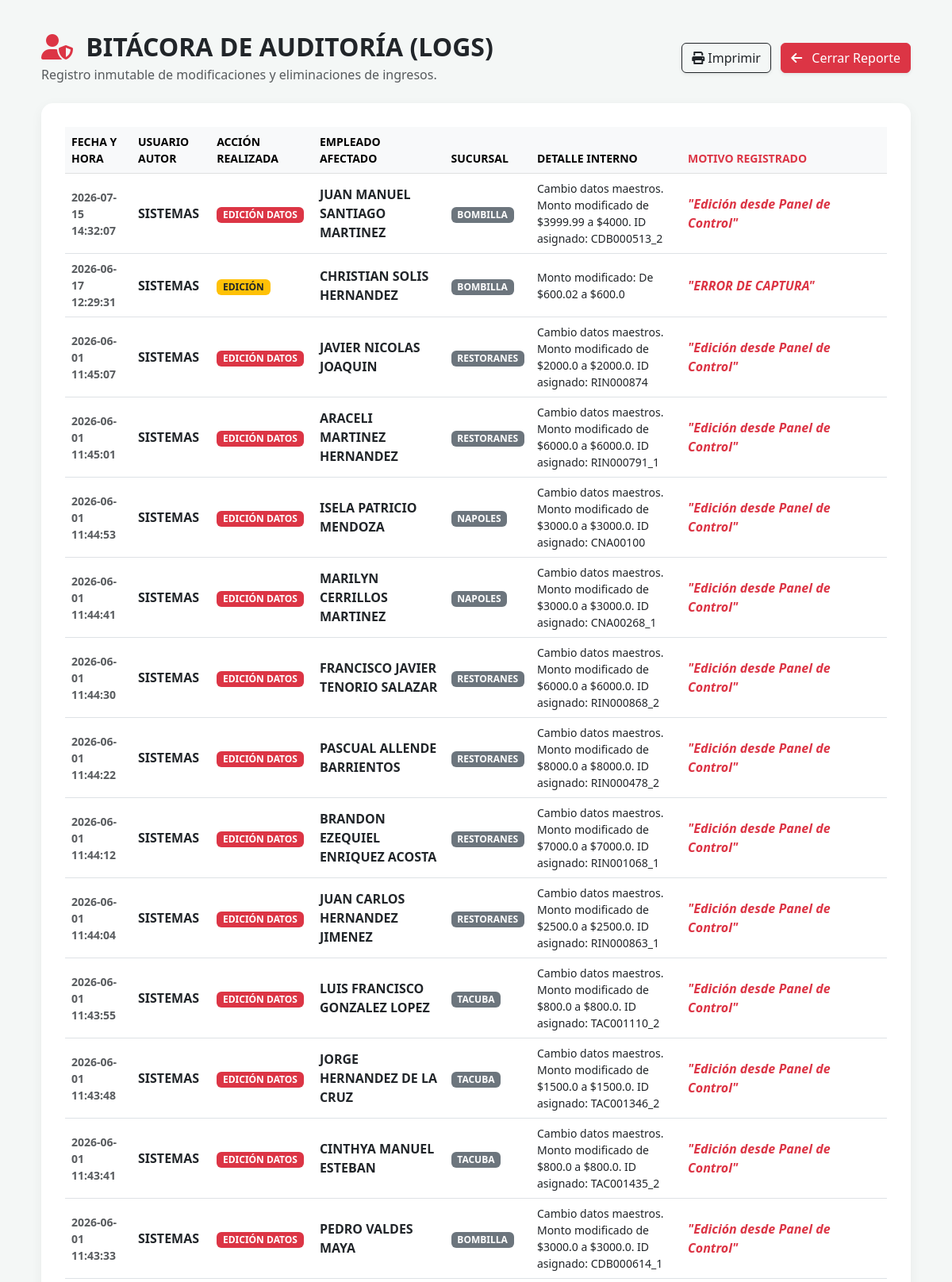
Screenshot of /reporte/auditoria (signed in, upper part) with the database file from the repository.
### tables this page shows
CREATE TABLE auditoria (
        id INTEGER PRIMARY KEY AUTOINCREMENT, fecha_hora TEXT, usuario TEXT, accion TEXT,
        empleado_nombre TEXT, detalle TEXT, motivo TEXT, sucursal TEXT);

### app.py (the view)
@app.route('/reporte/auditoria', methods=['POST', 'GET'])
def r_auditoria():
    if not es_admin():
        return redirect('/')
    conn = sqlite3.connect(DB_NAME, timeout=10.0)
    conn.row_factory = sqlite3.Row
    registros = conn.execute('SELECT * FROM auditoria ORDER BY id DESC').fetchall()
    conn.close()
    return render_template('reporte_auditoria.html', registros=registros)

### app.py (called while the page is built, shortened)
def es_admin():
    return session.get('rol') == 'ADMIN'

@app.before_request
def verificar_sesion_activa():
    if request.path.startswith('/static/') or request.path == '/login':
        return None
    if 'user' in session:
        user = session['user']
        token_actual = session.get('session_token')
        if user not in sesiones_activas:
            session.clear()
            flash("Tu sesión ha sido cerrada remotamente por el administrador.", "danger")
            return redirect('/login')
        token_valido = sesiones_activas[user].get('token')
        if token_valido != token_actual and user != 'SISTEMAS':
            session.clear()
            flash("Tu sesión ha sido cerrada remotamente por el administrador.", "danger")
            return redirect('/login')
        else:
            sesiones_activas[user]['ultima_actividad'] = datetime.now().strftime('%Y-%m-%d %H:%M:%S')

@app.before_request
def forzar_arqueo_semanal():
    rutas_permitidas = ['/login', '/logout', '/guardar_arqueo']
    if request.path in rutas_permitidas or request.path.startswith('/static/'):
        return None
    if 'user' not in session:
        return None
    sucursal = session.get('sucursal')
    if not sucursal or sucursal == 'TODAS':
        return None

### templates/reporte_auditoria.html (shortened to what this page needs)
<!DOCTYPE html>
<html lang="es">
<head>
    <link href="https://cdn.jsdelivr.net/npm/bootstrap@5.3.0/dist/css/bootstrap.min.css" rel="stylesheet">
    <link rel="stylesheet" href="https://cdnjs.cloudflare.com/ajax/libs/font-awesome/6.0.0/css/all.min.css">
</head>
<body>
<div class="container-fluid">
    <div class="d-flex justify-content-between align-items-center mb-4">
        <div>
            <h2 class="fw-bold text-dark text-uppercase mb-0"><i class="fas fa-user-shield me-2 text-danger"></i> Bitácora de Auditoría (Logs)</h2>
            <p class="text-muted mb-0 mt-1">Registro inmutable de modificaciones y eliminaciones de ingresos.</p>
        </div>
        <div>
            <button onclick="window.print()" class="btn btn-outline-dark shadow-sm me-2"><i class="fas fa-print"></i> Imprimir</button>
            <a href="/reportes" class="btn btn-danger shadow-sm"><i class="fas fa-arrow-left me-2"></i> Cerrar Reporte</a>
        </div>
    </div>
    <div class="table-container">
        <table class="table table-hover align-middle">
            <thead class="table-light text-uppercase small">
                <tr>
                    <th>Fecha y Hora</th>
                    <th>Usuario Autor</th>
                    <th>Acción Realizada</th>
                    <th>Empleado Afectado</th>
                    <th>Sucursal</th>
                    <th>Detalle Interno</th>
                    <th class="w-25 text-danger">Motivo Registrado</th>
                </tr>
            </thead>
            <tbody>
                {% for r in registros %}
                <tr>
                    <td class="text-muted fw-bold small">{{ r.fecha_hora }}</td>
                    <td class="fw-bold">{{ r.usuario }}</td>
                    <td>
                        <span class="badge {{ 'bg-warning text-dark' if r.accion == 'EDICIÓN' else 'bg-danger' }}">
                            {{ r.accion }}
                        </span>
                    </td>
                    <td class="fw-bold">{{ r.empleado_nombre }}</td>
                    <td><span class="badge bg-secondary">{{ r.sucursal }}</span></td>
                    <td class="small">{{ r.detalle }}</td>
                    <td class="fw-bold text-danger fst-italic">"{{ r.motivo }}"</td>
                </tr>
                {% else %}
                <tr>
                    <td colspan="7" class="text-center text-muted py-5">No existen movimientos anómalos o de auditoría registrados.</td>
                </tr>
                {% endfor %}
            </tbody>
        </table>
    </div>
</div>
</body>
</html>

### templates/reporte_auditoria.html (style rules this page uses)
body { background: #f4f7f6; font-family: 'Segoe UI', sans-serif; padding: 40px; }
.table-container { background: white; border-radius: 15px; padding: 30px; box-shadow: 0 4px 15px rgba(0,0,0,0.05); }

### rows the page displays
auditoria: fecha_hora "2026-07-15 14:32:07", usuario "SISTEMAS", accion "EDICIÓN DATOS", empleado_nombre "JUAN MANUEL SANTIAGO MARTINEZ", sucursal "BOMBILLA", detalle "Cambio datos maestros. Monto modificado de $3999.99 a $4000. ID asignado: CDB000513_2", motivo "Edición desde Panel de Control"
auditoria: fecha_hora "2026-06-17 12:29:31", usuario "SISTEMAS", accion "EDICIÓN", empleado_nombre "CHRISTIAN SOLIS HERNANDEZ", sucursal "BOMBILLA", detalle "Monto modificado: De $600.02 a $600.0", motivo "ERROR DE CAPTURA"
auditoria: fecha_hora "2026-06-01 11:45:07", usuario "SISTEMAS", accion "EDICIÓN DATOS", empleado_nombre "JAVIER NICOLAS JOAQUIN", sucursal "RESTORANES", detalle "Cambio datos maestros. Monto modificado de $2000.0 a $2000.0. ID asignado: RIN000874", motivo "Edición desde Panel de Control"
auditoria: fecha_hora "2026-06-01 11:45:01", usuario "SISTEMAS", accion "EDICIÓN DATOS", empleado_nombre "ARACELI MARTINEZ HERNANDEZ", sucursal "RESTORANES", detalle "Cambio datos maestros. Monto modificado de $6000.0 a $6000.0. ID asignado: RIN000791_1", motivo "Edición desde Panel de Control"
auditoria: fecha_hora "2026-06-01 11:44:53", usuario "SISTEMAS", accion "EDICIÓN DATOS", empleado_nombre "ISELA PATRICIO MENDOZA", sucursal "NAPOLES", detalle "Cambio datos maestros. Monto modificado de $3000.0 a $3000.0. ID asignado: CNA00100", motivo "Edición desde Panel de Control"
auditoria: fecha_hora "2026-06-01 11:44:41", usuario "SISTEMAS", accion "EDICIÓN DATOS", empleado_nombre "MARILYN CERRILLOS MARTINEZ", sucursal "NAPOLES", detalle "Cambio datos maestros. Monto modificado de $3000.0 a $3000.0. ID asignado: CNA00268_1", motivo "Edición desde Panel de Control"
auditoria: fecha_hora "2026-06-01 11:44:30", usuario "SISTEMAS", accion "EDICIÓN DATOS", empleado_nombre "FRANCISCO JAVIER TENORIO SALAZAR", sucursal "RESTORANES", detalle "Cambio datos maestros. Monto modificado de $6000.0 a $6000.0. ID asignado: RIN000868_2", motivo "Edición desde Panel de Control"
auditoria: fecha_hora "2026-06-01 11:44:22", usuario "SISTEMAS", accion "EDICIÓN DATOS", empleado_nombre "PASCUAL ALLENDE BARRIENTOS", sucursal "RESTORANES", detalle "Cambio datos maestros. Monto modificado de $8000.0 a $8000.0. ID asignado: RIN000478_2", motivo "Edición desde Panel de Control"
auditoria: fecha_hora "2026-06-01 11:44:12", usuario "SISTEMAS", accion "EDICIÓN DATOS", empleado_nombre "BRANDON EZEQUIEL ENRIQUEZ ACOSTA", sucursal "RESTORANES", detalle "Cambio datos maestros. Monto modificado de $7000.0 a $7000.0. ID asignado: RIN001068_1", motivo "Edición desde Panel de Control"
auditoria: fecha_hora "2026-06-01 11:44:04", usuario "SISTEMAS", accion "EDICIÓN DATOS", empleado_nombre "JUAN CARLOS HERNANDEZ JIMENEZ", sucursal "RESTORANES", detalle "Cambio datos maestros. Monto modificado de $2500.0 a $2500.0. ID asignado: RIN000863_1", motivo "Edición desde Panel de Control"
auditoria: fecha_hora "2026-06-01 11:43:55", usuario "SISTEMAS", accion "EDICIÓN DATOS", empleado_nombre "LUIS FRANCISCO GONZALEZ LOPEZ", sucursal "TACUBA", detalle "Cambio datos maestros. Monto modificado de $800.0 a $800.0. ID asignado: TAC001110_2", motivo "Edición desde Panel de Control"
auditoria: fecha_hora "2026-06-01 11:43:48", usuario "SISTEMAS", accion "EDICIÓN DATOS", empleado_nombre "JORGE HERNANDEZ DE LA CRUZ", sucursal "TACUBA", detalle "Cambio datos maestros. Monto modificado de $1500.0 a $1500.0. ID asignado: TAC001346_2", motivo "Edición desde Panel de Control"
auditoria: fecha_hora "2026-06-01 11:43:41", usuario "SISTEMAS", accion "EDICIÓN DATOS", empleado_nombre "CINTHYA MANUEL ESTEBAN", sucursal "TACUBA", detalle "Cambio datos maestros. Monto modificado de $800.0 a $800.0. ID asignado: TAC001435_2", motivo "Edición desde Panel de Control"
auditoria: fecha_hora "2026-06-01 11:43:33", usuario "SISTEMAS", accion "EDICIÓN DATOS", empleado_nombre "PEDRO VALDES MAYA", sucursal "BOMBILLA", detalle "Cambio datos maestros. Monto modificado de $3000.0 a $3000.0. ID asignado: CDB000614_1", motivo "Edición desde Panel de Control"
